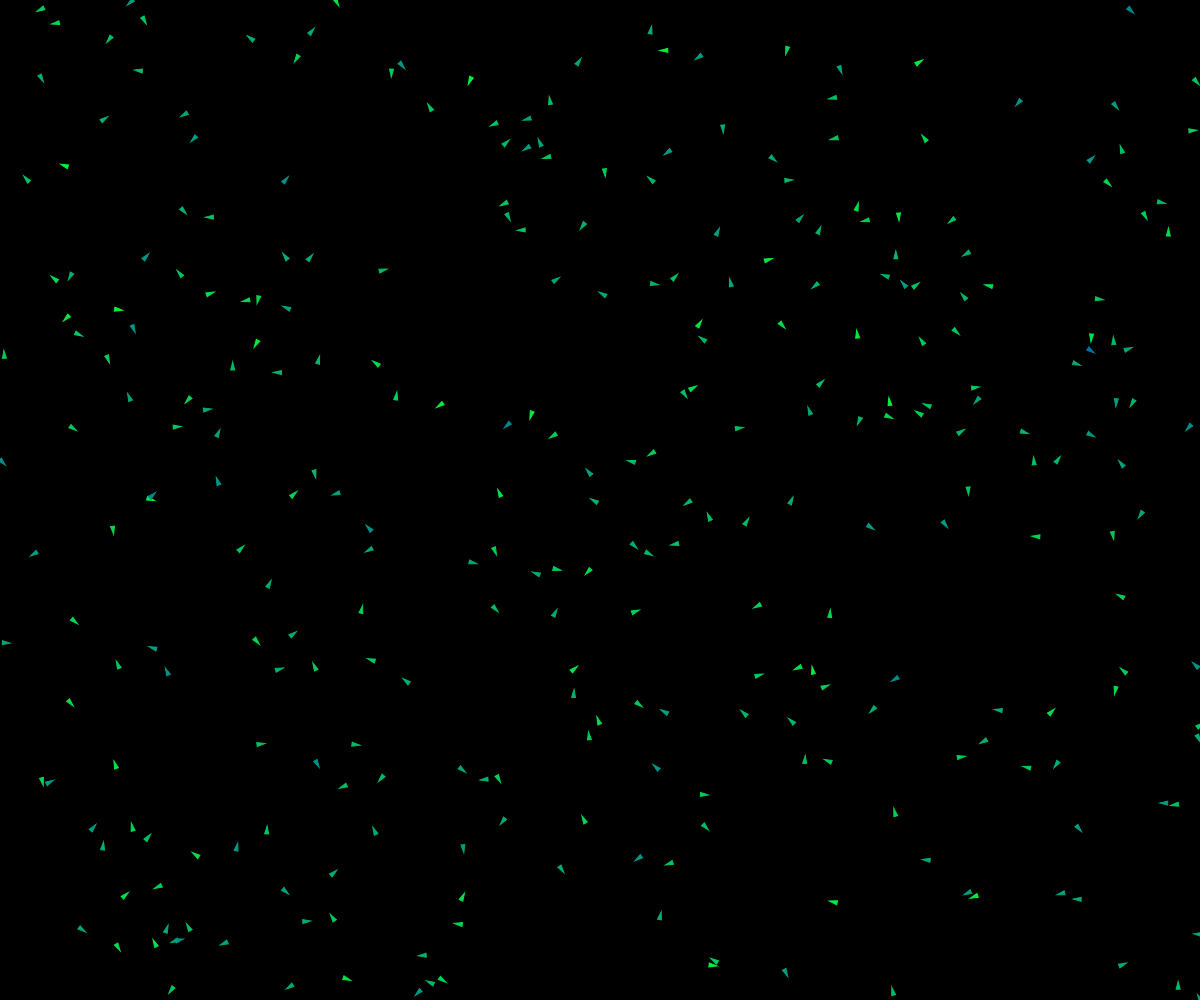
Frame 1 (no input)
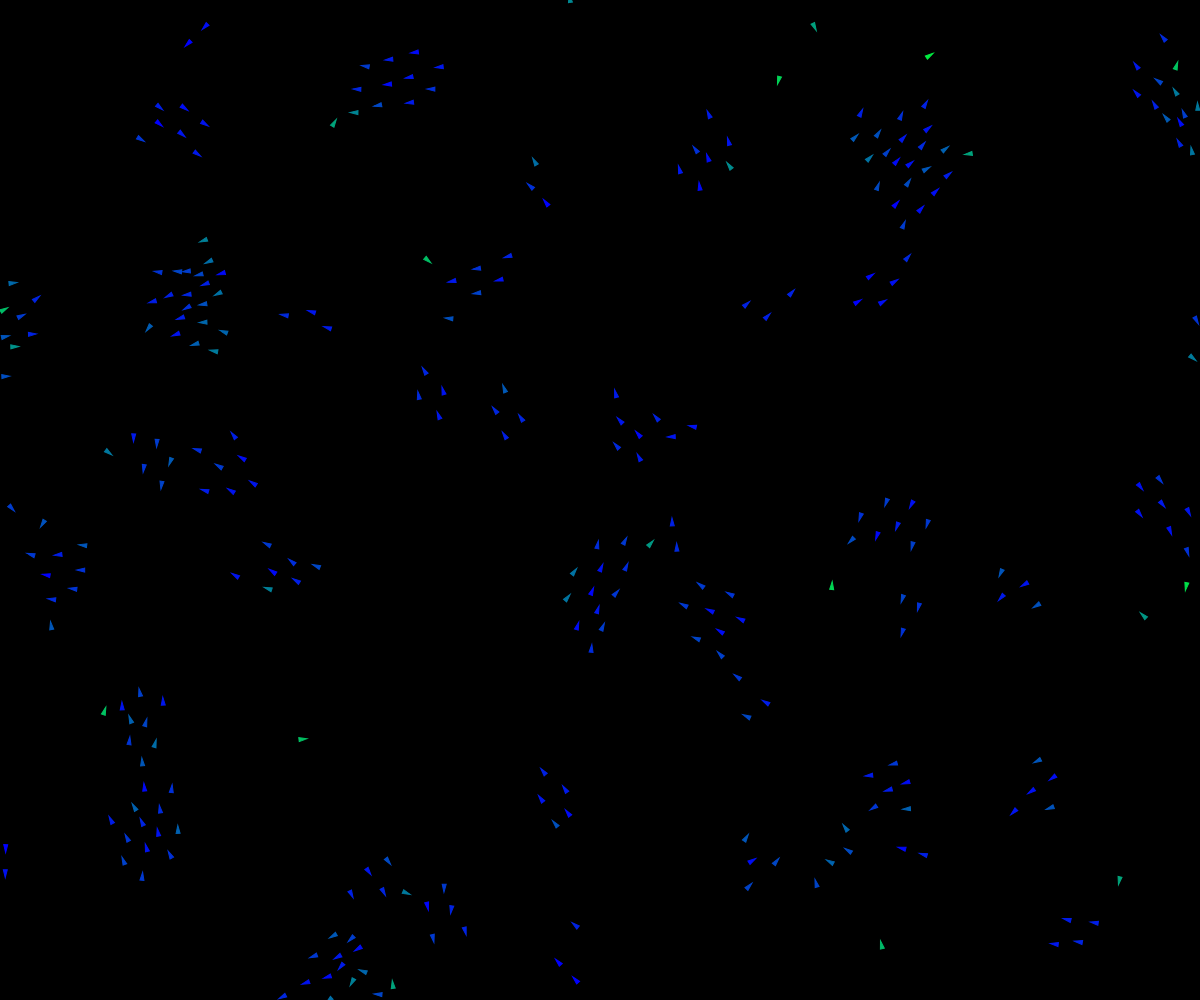
Frame 60 (no input)
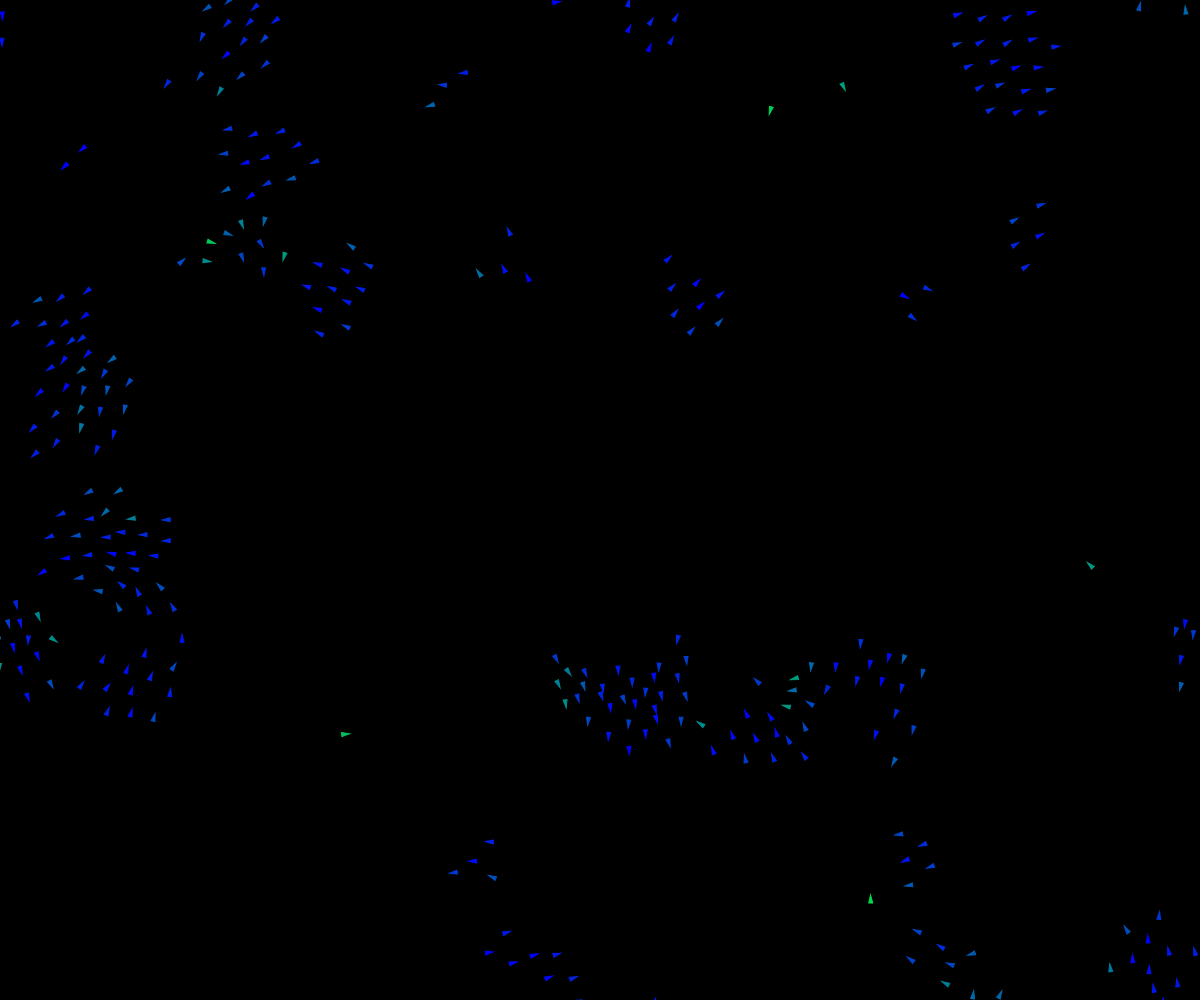
Frame 120 (the mouse pressed at the canvas centre since frame 60)

The p5.js sketch that drew these frames (run headless with seeded random() and noise() and a simulated clock; from frame 60 on, the mouse is pressed at the canvas centre):

// p5.js sketch
// ── sketch.js
// Code built off of https://p5js.org/examples/simulate-flocking.html
// Additional inspiration: Dan Shiffman's Flocking Simulation

let flock;
let confinementMode = 0;

//////////////////////// FLOCK CLASS ////////////////////////
class Flock {
  constructor() {
    this.boids = [];
  }

  run() {
    for (let i = 0; i < this.boids.length; i++) {
      // Pass the entire list of boids to each boid individually
      this.boids[i].run(this.boids);
    }
  }

  addBoid(b) {
    this.boids.push(b);
  }
}

//////////////////////// BOID CLASS ////////////////////////
class Boid {
  constructor(x, y) {
    this.acceleration = createVector(0, 0);
    this.velocity = createVector(random(-1, 1), random(-1, 1));
    this.position = createVector(x, y);
    this.r = 2.0; // Boid size
    this.maxspeed = 3; // Max speed
    this.maxforce = 0.2; // Max steering force
  }

  run(boids) {
    this.flock(boids);
    this.update();
    this.borders();
    this.render();
  }

  applyForce(force) {
    // We could add mass here if we want A = F / M
    this.acceleration.add(force);
  }

  flock(boids) {
    let sep = this.separation(boids); // Separation
    let ali = this.alignment(boids); // Alignment
    let coh = this.cohesion(boids); // Cohesion
    let avo = this.avoid(); // Mouse repulsion

    // Force weight
    sep.mult(1.5);
    ali.mult(1.0);
    coh.mult(1.0);
    avo.mult(2.5);

    // Add the force vectors to acceleration
    this.applyForce(sep);
    this.applyForce(ali);
    this.applyForce(coh);
    this.applyForce(avo);
  }

  // Update position
  update() {
    // Update velocity
    this.velocity.add(this.acceleration);
    // Limit speed
    this.velocity.limit(this.maxspeed);
    this.position.add(this.velocity);
    // Reset accelertion to 0 each cycle
    this.acceleration.mult(0);
  }

  // A method that calculates and applies a steering force towards a target
  // STEER = DESIRED MINUS VELOCITY
  seek(target) {
    let desired = p5.Vector.sub(target, this.position); // A vector pointing from the location to the target
    // Normalize desired and scale to maximum speed
    desired.normalize();
    desired.mult(this.maxspeed);
    // Steering = Desired minus Velocity
    let steer = p5.Vector.sub(desired, this.velocity);
    steer.limit(this.maxforce); // Limit to maximum steering force
    return steer;
  }

  // Render method for each boid
  render() {
    let speed = this.velocity.mag(); // Calculate current speed
    // Draw the boid with the calculated color
    let theta = this.velocity.heading() + radians(90);
    let col = getColorFromSpeed(speed, this.maxspeed); // Get color based on speed
    fill(col);
    stroke(col);
    push();
    translate(this.position.x, this.position.y);
    rotate(theta);
    beginShape();
    vertex(0, -this.r * 2);
    vertex(-this.r, this.r * 2);
    vertex(this.r, this.r * 2);
    endShape(CLOSE);
    pop();
  }

  borders() {
    if (confinementMode === 0) {
      // Original wraparound logic
      if (this.position.x < -this.r) this.position.x = width + this.r;
      if (this.position.y < -this.r) this.position.y = height + this.r;
      if (this.position.x > width + this.r) this.position.x = -this.r;
      if (this.position.y > height + this.r) this.position.y = -this.r;
    } else if (confinementMode === 1) {
      // STILL WORKING ON THIS
      // Rectangular walls
      this.position.x = constrain(this.position.x, 0, width);
      this.position.y = constrain(this.position.y, 0, height);
    } // WILL ADD OPTION FOR CIRCULAR WALLS
  }

  // Separation
  separation(boids) {
    let desiredseparation = 25.0;
    let steer = createVector(0, 0);
    let count = 0;
    // For every boid in the system, check if it's too close
    for (const other of boids) {
      let d = p5.Vector.dist(this.position, other.position);
      // If the distance is greater than 0 and less than an arbitrary amount (0 when you are yourself)
      if (d > 0 && d < desiredseparation) {
        // Calculate vector pointing away from neighbor
        let diff = p5.Vector.sub(this.position, other.position);
        diff.normalize();
        diff.div(d); // Weight by distance
        steer.add(diff);
        count++; // Keep track of how many
      }
    }
    // Average -- divide by how many
    if (count > 0) {
      steer.div(count);
    }

    // As long as the vector is greater than 0
    if (steer.mag() > 0) {
      // Implement Reynolds: Steering = Desired - Velocity
      steer.normalize();
      steer.mult(this.maxspeed);
      steer.sub(this.velocity);
      steer.limit(this.maxforce);
    }
    return steer;
  }

  // Alignment
  alignment(boids) {
    let neighbordist = 50;
    let sum = createVector(0, 0);
    let count = 0;
    for (const other of boids) {
      let d = p5.Vector.dist(this.position, other.position);
      if (d > 0 && d < neighbordist) {
        sum.add(other.velocity);
        count++;
      }
    }
    if (count > 0) {
      sum.div(count);
      sum.normalize();
      sum.mult(this.maxspeed);
      let steer = p5.Vector.sub(sum, this.velocity);
      steer.limit(this.maxforce);
      return steer;
    } else {
      return createVector(0, 0);
    }
  }

  // Cohesion
  cohesion(boids) {
    let neighbordist = 50;
    let sum = createVector(0, 0); // Start with empty vector to accumulate all locations
    let count = 0;
    for (const other of boids) {
      let d = p5.Vector.dist(this.position, other.position);
      if (d > 0 && d < neighbordist) {
        sum.add(other.position); // Add location
        count++;
      }
    }
    if (count > 0) {
      sum.div(count);
      return this.seek(sum); // Steer towards the location
    } else {
      return createVector(0, 0);
    }
  }

  // Avoid (for mouse repulsion)
  avoid() {
    let mouse = createVector(mouseX, mouseY);
    let desiredseparation = 100.0; // Change this value to affect the repulsion distance
    let steer = createVector(0, 0);
    let d = p5.Vector.dist(this.position, mouse);

    if (d > 0 && d < desiredseparation) {
      let diff = p5.Vector.sub(this.position, mouse);
      diff.normalize();
      diff.div(d); // Weight by distance
      steer.add(diff);
    }

    if (steer.mag() > 0) {
      steer.normalize();
      steer.mult(this.maxspeed);
      steer.sub(this.velocity);
      steer.limit(this.maxforce);
    }

    return steer;
  }
}

//////////////////////// HELPER FUNCTIONS ////////////////////////

// Function to map boid speed to color
function getColorFromSpeed(speed, maxSpeed) {
  let percent = speed / maxSpeed; // Normalize speed to a 0-1 range
  let endColor = color(0, 0, 255); // Blue (fast)
  let startColor = color(0, 255, 50); // Green (slow)
  let lerpedColor = lerpColor(startColor, endColor, percent); // Linear interpolation between the 2 colors
  return lerpedColor;
}

//////////////////////// SKETCH ////////////////////////

function setup() {
  createCanvas(windowWidth, windowHeight);
  flock = new Flock();
  for (let i = 0; i < 300; i++) {
    flock.addBoid(new Boid(random(0, width), random(0, height)));
  }
}

function draw() {
  background(0);
  flock.run();
}
